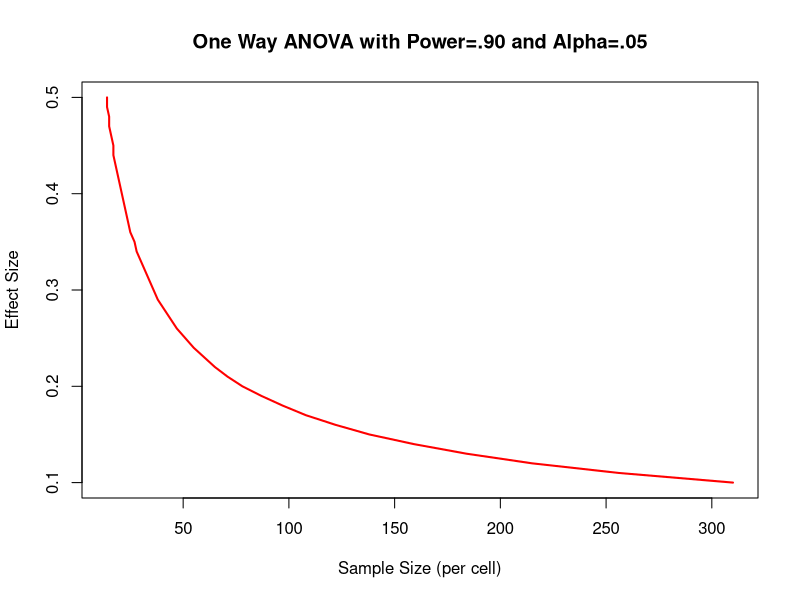
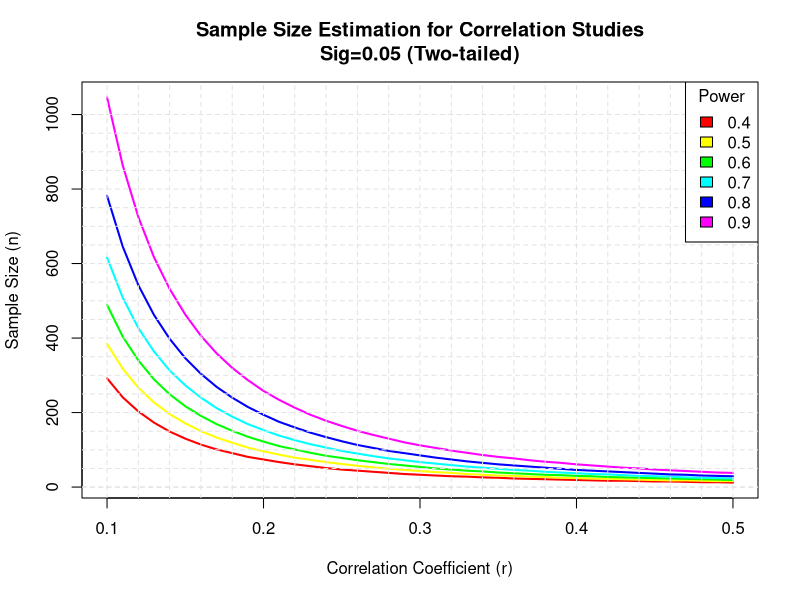

Reproduce these figures in R, in order.
# 10.2
library(pwr)

pwr.t.test(d=(1/1.25), sig.level=(1-0.95), power=0.9,
           type="two.sample", alternative="two.sided")
pwr.t.test(n=20, d=0.5, sig.level=(1/100),
           type="two.sample", alternative="two.sided")

pwr.anova.test(k=5, f=0.25, sig.level=0.05, power=0.8)

pwr.r.test(r=0.25, sig.level=0.05, power=0.90, alternative="greater")

pwr.f2.test(u=(6-3), f2=((0.35-0.30)/(1-0.35)), sig.level=0.05, power=0.90)

p <- matrix(byrow=TRUE, nrow=3,
  c(.42, .28, .03,
    .07, .10, .10))
pwr.chisq.test(w=ES.w2(p), df=2, sig.level=.05, power=.9)

es <- seq(.1, .5, .01)
nes <- length(es)

samsize <- NULL
for (i in 1:nes){
  result <- pwr.anova.test(k=5, f=es[i], sig.level=.05, power=.9)
  samsize[i] <- ceiling(result$n)
}

plot(samsize,es, type="l", lwd=2, col="red",
     ylab="Effect Size",
     xlab="Sample Size (per cell)",
     main="One Way ANOVA with Power=.90 and Alpha=.05")

# 10.3
library(pwr)

r <- seq(0.1, 0.5, 0.01)
nr <- length(r)

p <- seq(0.4, 0.9, 0.1)
np <-length(p)

samsize <- array(numeric(nr*np), dim=c(nr,np))
for (i in 1:np) {
  for (j in 1:nr) {
    result <- pwr.r.test(
      n=NULL, r=r[j], sig.level=0.05, power=p[i],
      alternative="two.sided")
    samsize[j, i] <- ceiling(result$n)
  }
}
summary(samsize)

xrange <- range(r)
yrange <- round(range(samsize))
colors <- rainbow(np)

plot(xrange, yrange, type="n",
     xlab="Correlation Coefficient (r)",
     ylab="Sample Size (n)")

for (i in 1:np) {
  lines(r, samsize[,i], type="l", lwd=2, col=colors[i])
}

abline(v=0, h=seq(0,yrange[2],50), lty=2, col="grey89")
abline(h=0, v=seq(xrange[1],xrange[2],0.02), lty=2, col="grey89")

title("Sample Size Estimation for Correlation Studies\nSig=0.05 (Two-tailed)")
legend("topright", title="Power", as.character(p), fill=colors)
